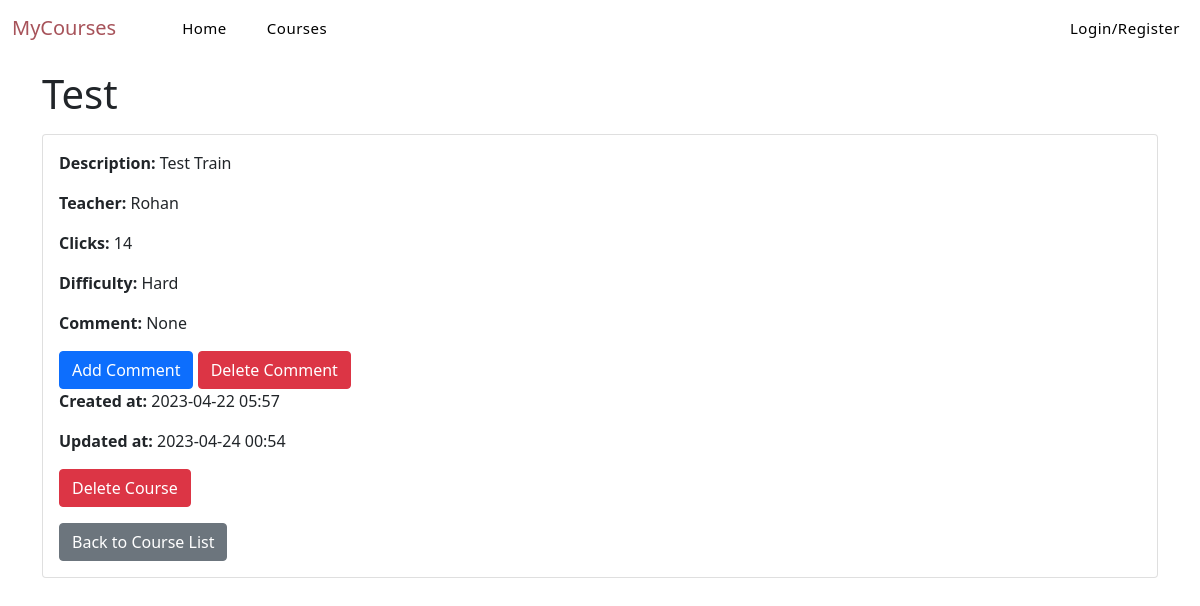
Page /course/detail/2/ on the committed database.
### course/models.py (models this page shows, shortened)
class Course(models.Model):
    title = models.CharField(max_length=200, verbose_name='title')
    description = models.TextField(verbose_name='description')
    teacher = models.CharField(max_length=50, null=True, blank=True, verbose_name='teacher')
    click = models.IntegerField(default=0, verbose_name='click')
    DIFFICULTY_CHOICES = [
        ('easy', 'Easy'),
        ('medium', 'Medium'),
        ('hard', 'Hard'),
    ]
    difficulty = models.CharField(max_length=10, choices=DIFFICULTY_CHOICES, default='medium',
                                  verbose_name='difficulty')
    comment = models.TextField(verbose_name='comment', default='No comment provided')
    created_at = models.DateTimeField(auto_now_add=True, verbose_name='create_time')
    updated_at = models.DateTimeField(auto_now=True, verbose_name='update_time')

### course/views.py (the view)
# urls.py: path('detail/<int:course_id>/', views.course_detail, name='course_detail'),
@csrf_exempt
def course_detail(request, course_id):
    if request.method == 'GET':
        course = get_object_or_404(Course, pk=course_id)
        course.click += 1
        course.save()
        return render(request, 'course_detail.html', {
            'course': course,
        })
    else:
        data = {'status': 'error', 'message': 'Invalid request method'}
        return JsonResponse(data)

### course/templates/course_detail.html (shortened to what this page needs)
{% extends 'base.html' %}
{% load static %}
{% block header_extend %}
    <link rel="stylesheet" href="{% static 'detail.css' %}">
{% endblock %}
{% block content %}
  <div class="container mt-3" style="margin-top: 70px!important;">
    <h1 class="card-title">{{ course.title }}</h1>
    <div class="card mt-3">
        <div class="card-body">
            <p class="card-text"><strong>Description:</strong> {{ course.description }}</p>
            <p class="card-text"><strong>Teacher:</strong> {{ course.teacher }}</p>
            <p class="card-text"><strong>Clicks:</strong> {{ course.click }}</p>
            <p class="card-text"><strong>Difficulty:</strong> {{ course.get_difficulty_display }}</p>
            {% if course.comment %}
                <p class="card-text"><strong>Comment:</strong> {{ course.comment }}</p>
            {% endif %}
            <a href="{% url 'course:add_comment' course_id=course.id %}" class="btn btn-primary">Add Comment</a>
             <a href="{% url 'course:delete_comment' course_id=course.id %}" class="btn btn-danger">Delete Comment</a>
            <p class="card-text"><strong>Created at:</strong> {{ course.created_at|date:"Y-m-d H:i" }}</p>
            <p class="card-text"><strong>Updated at:</strong> {{ course.updated_at|date:"Y-m-d H:i" }}</p>
            <a href="{% url 'course:delete_course' course_id=course.id %}" class="btn btn-danger">Delete Course</a><br>
            <a href="{% url 'course:course_list' %}" class="btn btn-secondary mt-3">Back to Course List</a>
        </div>
    </div>
  </div>
{% endblock %}

### static/bootsnav.css (style rules this page uses)
body { -webkit-transition: all 0.3s ease-in-out; -moz-transition: all 0.3s ease-in-out; -o-transition: all 0.3s ease-in-out; -ms-transition: all 0.3s ease-in-out; transition: all 0.3s ease-in-out; }

### rows in the picture
Course: title "Test", description "Test Train", teacher "Rohan", click "14", difficulty "Hard", comment "None", created_at "2023-04-22 05:57", updated_at "2023-04-24 00:54"
